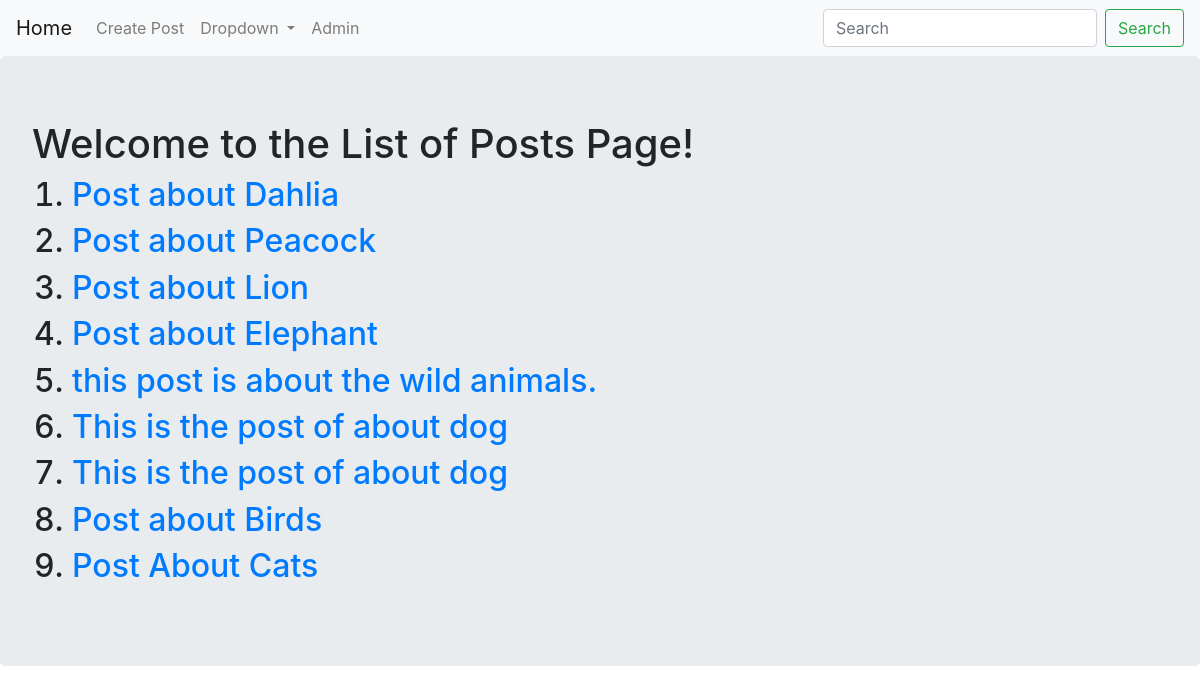
The app's page /CBVs/ with its own data.
### CBVs/models.py (models this page shows, shortened)
class Posts(models.Model):
    post_title=models.CharField(max_length=300)
    post_image=models.ImageField(upload_to=upload_post_image,blank=True,null=True)
    post_content=models.TextField(blank=True)
    post_date=models.DateTimeField(auto_now_add=True)
    post_author=models.ForeignKey(User,on_delete=models.CASCADE)
    objects=PostsManager()

### CBVs/views.py (the view)
# urls.py: path('',views.PostsListView.as_view(),name='list'),
class PostsListView(ListView):
    template_name='index.html'
    model=models.Posts

### templates/index.html (shortened to what this page needs)
{% extends "base.html" %}
  {% block body %}
    <div class="jumbotron">
      <h1>Welcome to the List of Posts Page!</h1>
        <ol>
          {% for post in posts_list %}
            <h2><li><a href="{{post.pk}}/">{{post.post_title}} </a></li></h2>
          {% endfor %}
        </ol>
    </div>
  {% endblock %}

### templates/base.html (shortened to what this page needs)
{% load static %}
<html lang="en" dir="ltr">
  <head>
    <link rel="stylesheet" href="https://stackpath.bootstrapcdn.com/bootstrap/4.3.1/css/bootstrap.min.css">
  </head>
  <body>
    <nav class="navbar navbar-expand-lg navbar-light bg-light">
    <a class="navbar-brand" href="{% url 'CBVs:list' %}">Home</a>
    <div class="collapse navbar-collapse" id="navbarSupportedContent">
      <ul class="navbar-nav mr-auto">
        <li class="nav-item">
          <a class="nav-link" href="{% url 'CBVs:create' %}">Create Post</a>
        </li>
        <li class="nav-item dropdown">
          <a class="nav-link dropdown-toggle" href="#" id="navbarDropdown" role="button" data-toggle="dropdown" aria-haspopup="true" aria-expanded="false">
            Dropdown
          </a>
        </li>
        <li class="nav-item">
            <li><a class="nav-link" href="{% url 'admin:index' %}">Admin</a></li>
      </ul>
      <form class="form-inline my-2 my-lg-0">
        <input class="form-control mr-sm-2" type="search" placeholder="Search" aria-label="Search">
        <button class="btn btn-outline-success my-2 my-sm-0" type="submit">Search</button>
      </form>
    </div>
   </nav>
    {% block body %}
    {% endblock %}
  </body>
</html>

### records on screen
Posts: post_title "Post about Dahlia"
Posts: post_title "Post about Peacock"
Posts: post_title "Post about Lion"
Posts: post_title "Post about Elephant"
Posts: post_title "this post is about the wild animals."
Posts: post_title "This is the post of about dog"
Posts: post_title "This is the post of about dog"
Posts: post_title "Post about Birds"
Posts: post_title "Post About Cats"
